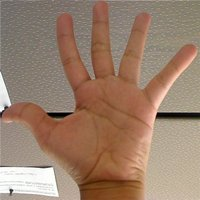
//> input picture CppImageProcessing/images/Back_Projection_Theory0.jpg, 200 x 200 px
$ ./bounding_rotated_ellipses ../images/Back_Projection_Theory0.jpg   (built with g++ and OpenCV 4)
//> lines starting //> are read from the running program, lines starting //| are printed output that depends on the picture; after the words box and inside, x2 and y2 are one past the last pixel; in counts of white or black regions, pixels touching at a corner belong together
/**
 * @brief Goal
 * 1. use the OpenCV function cv::minAreaRect
 * 2. use the OpenCV function cv::fitEllipse
 *
 * @author Wei Li (weili_yzzcq@163.com)
 * @date 2023-05-05
 * @version Samples of OpenCV 4.7
 *
 */

#include <opencv2/imgproc.hpp>
#include <opencv2/highgui.hpp>
#include <opencv2/core/utils/logger.hpp>

#include <iostream>
#include <vector>

// global variables
cv::Mat src_gray_img;
int threshold_value = 100;
cv::RNG rng(42);

void threshold_callback(int, void *);

/**
 * @brief main function and the programm entry.
 */
int main(int argc, char const *argv[])
{
    cv::utils::logging::setLogLevel(
        cv::utils::logging::LogLevel::LOG_LEVEL_ERROR);
    /* -------------------------------------------------- */
    const char *keys = "{@input | stuff.jpg | input image}";
    cv::CommandLineParser parser(argc, argv, keys);
    cv::Mat src_img = cv::imread(cv::samples::findFile(
        parser.get<cv::String>("@input")));
//> src_img is the input picture: 200 rows x 200 cols, CV_8UC3; mean B, G, R 107.8, 127.1, 154.3
    if (src_img.empty())
    {
        std::cout << "[Error] Could not open or find the image.\n"
                  << std::endl;
        std::cout << "Usage: " << argv[0] << " <input image>" << std::endl;
        return EXIT_FAILURE;
    }

    cv::cvtColor(src_img, src_gray_img, cv::COLOR_BGR2GRAY);
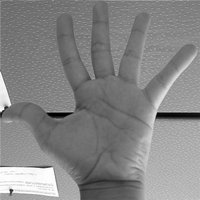
//> src_gray_img: 200 rows x 200 cols, CV_8UC1; min 0, max 255, mean 133.1
    cv::blur(src_gray_img, src_gray_img, cv::Size(3, 3));

    const char *source_window = "Source";
    cv::namedWindow(source_window);
    cv::imshow(source_window, src_img);

    const int max_threshold = 255;
    cv::createTrackbar("Canny threshold:", source_window,
                       &threshold_value, max_threshold, threshold_callback);

    threshold_callback(0, 0);

    cv::waitKey(0);

    return 0;
}

void threshold_callback(int, void *)
{
    cv::Mat canny_output;
    cv::Canny(src_gray_img, canny_output, threshold_value, threshold_value * 2);
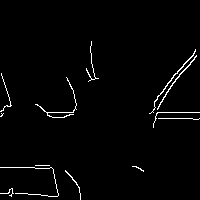
//> canny_output: 200 rows x 200 cols, CV_8UC1; 1.9% white in thin lines or dots, all inside (x1, y1, x2, y2) = (0, 41, 200, 200)

    std::vector<std::vector<cv::Point>> contours;
    cv::findContours(canny_output, contours,
                     cv::RETR_TREE, cv::CHAIN_APPROX_SIMPLE,
                     cv::Point(0, 0));
//> contours = 13 contours, 11 with area under 20; largest, box (x1, y1, x2, y2) and area: (149, 49, 196, 114) 40, (157, 55, 197, 110) 39

    std::vector<cv::RotatedRect> minRect(contours.size());
    std::vector<cv::RotatedRect> minEllipse(contours.size());
    for (size_t i = 0; i < contours.size(); i++)
    {
        minRect[i] = cv::minAreaRect(contours[i]);
        if (contours[i].size() > 5)
        {
            minEllipse[i] = cv::fitEllipse(contours[i]);
        }
    }
//> this loop made 13 passes

    cv::Mat drawing = cv::Mat::zeros(canny_output.size(), CV_8UC3);
    for (size_t i = 0; i < contours.size(); i++)
    {
        cv::Scalar color = cv::Scalar(rng.uniform(0, 256),
                                      rng.uniform(0, 256),
                                      rng.uniform(0, 256));

        // contour
        cv::drawContours(drawing, contours, (int)i, color);

        // ellipse
        cv::ellipse(drawing, minEllipse[i], color, 2);

        // rotated rectangle
        cv::Point2f rect_points[4];
        minRect[i].points(rect_points);
        for (int j = 0; j < 4; j++)
        {
            cv::line(drawing, rect_points[j], rect_points[(j + 1) % 4], color);
        }
    }
//> this loop made 13 passes
//> rect_points on passes 3, 5: 4 Points (x, y): [58, 196], [0, 196], [0, 167], [58, 167], 4 Points (x, y): [49, 165], [35, 165], [35, 165], [49, 165]
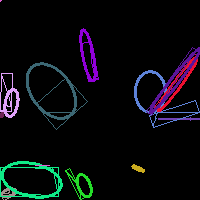
//> drawing: 200 rows x 200 cols, CV_8UC3; mean B, G, R 13.8, 10.3, 9.8

    cv::imshow("Contours", drawing);
}

$ run again, on CppImageProcessing/images/Histogram_Comparison_1.jpg
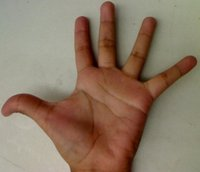
//> input picture CppImageProcessing/images/Histogram_Comparison_1.jpg, 200 x 172 px
//> src_img is the input picture: 172 rows x 200 cols, CV_8UC3; mean B, G, R 101.1, 120.5, 140.6
//> in threshold_callback, `cv::Canny(src_gray_img, canny_output, threshold_value, threshold_value..`:
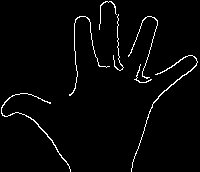
//> canny_output: 172 rows x 200 cols, CV_8UC1; 2.6% white in thin lines or dots
//> contours = 7 contours, 5 with area under 20; largest, box (x1, y1, x2, y2) and area: (131, 55, 198, 172) 62, (1, 93, 71, 172) 57
//> the loop in threshold_callback, `for (size_t i = 0; i < contours.size(); i++)` made 7 passes
//> after the loop in threshold_callback, `for (size_t i = 0; i < contours.size(); i++)`:
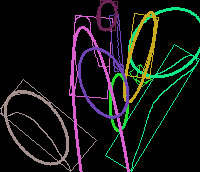
//> drawing: 172 rows x 200 cols, CV_8UC3; mean B, G, R 20.2, 20.9, 20.2
